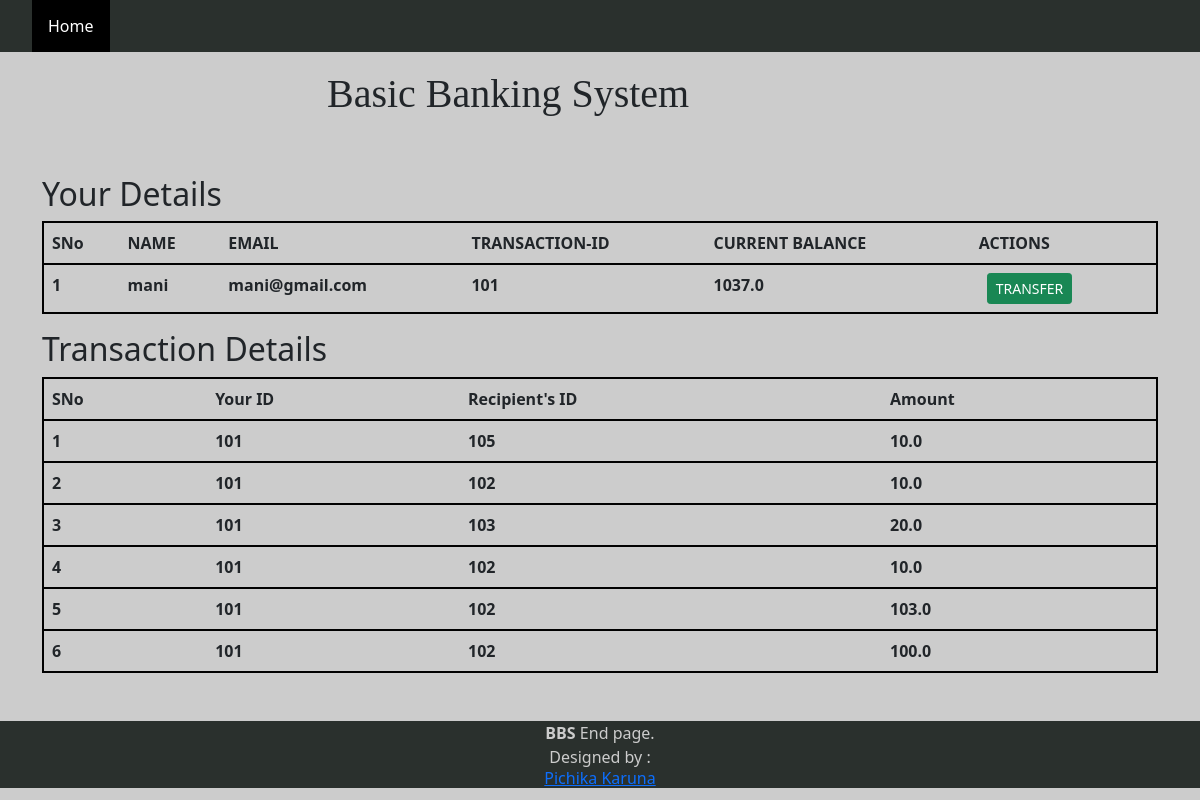
Page /history/1 on the committed database.
### tables this page shows
CREATE TABLE customers
                 (sno INTEGER ,name TEXT ,email TEXT UNIQUE,transactionid INTEGER   PRIMARY KEY ,current REAL);

CREATE TABLE transferhistorys
                 (yourid INTEGER  , othersid INTEGER , amount real);

### bank.py (the view)
@app.route('/history/<int:sno>')
def thistory(sno):
    conn = sqlite3.connect('bankdatabase.db')
    conn.row_factory = sqlite3.Row
    c = conn.cursor()
    c.execute("SELECT * FROM customers WHERE sno=" + str(sno))
    cust = c.fetchall()
    c.execute(
        " SELECT * FROM transferhistorys WHERE yourid in (SELECT transactionid FROM customers WHERE sno= " + str(sno)+")")
    hist = c.fetchall()
    conn.commit()
    conn.close()
    return render_template('history.html', cust=cust, hist=hist)

### templates/history.html
{% extends 'base.html' %}
{% block body %}
<div class="container my-5" style="padding-top: 1px;">
  <table class="table">
    <thead>
      <h2>Your Details</h2>
      <tr style="border: 2px solid black;">
        <th scope="col">SNo</th>
        <th scope="col">NAME</th>
        <th scope="col">EMAIL</th>
        <th scope="col">TRANSACTION-ID</th>
        <th scope="col">CURRENT BALANCE</th>
        <th scope="col">ACTIONS</th>
      </tr>
    </thead>
    <tbody>
      {% for details in cust %}
      <tr style="border: 2px solid black;">
        <th scope="row">{{loop.index}}</th>
        <td><b>{{details["name"]}}</b></td>
        <td><b>{{details["email"]}}</b></td>
        <td><b>{{details["transactionid"]}}</b></td>
        <td><b>{{details["current"]}}</b></td>
        <td>
          <a href="/inputinfo/{{details['sno']}}" type="button" class="btn btn-success btn-sm mx-2">TRANSFER</button>
        </td>
      </tr>
      {% endfor %}
    </tbody>
  </table>
  {% if hist|length==0 %}
  <div class="alert alert-danger" role="alert">
    <b> No Transaction Made :)</b>
  </div>
  {% else %}
  <table class="table" style="padding-top: 5px;">
    <thead>
      <h2>Transaction Details</h2>
      <tr style="border: 2px solid black;">
        <th scope="col">SNo</th>
        <th scope="col">Your ID</th>
        <th scope="col">Recipient's ID</th>
        <th scope="col">Amount</th>
      </tr>
    </thead>
    <tbody>
      {% for details in hist %}
      <tr style="border: 2px solid black;">
        <th scope="row">{{loop.index}}</th>
        <td><b>{{details["yourid"]}}</b></td>
        <td><b>{{details["othersid"]}}</b></td>
        <td><b>{{details["amount"]}}</b></td>
      </tr>
      {% endfor %}
    </tbody>
  </table>
  {% endif %}
</div>
{% endblock body %}

### templates/base.html (style rules this page uses)
* { margin: 0; padding: 0; scrollbar-width: thin; }
body { background-image: url("https://c4.wallpaperflare.com/wallpaper/483/576/977/abstract-hexagon-simple-minimalism-wallpaper-preview.jpg"); background-size: cover; background-attachment: fixed; background-color: #cccccc; padding: 0; margin: 0; }

### rows in the picture
customers: name "mani", email "mani@gmail.com", transactionid "101", current "1037.0"
transferhistorys: yourid "101", othersid "105", amount "10.0"
transferhistorys: yourid "101", othersid "102", amount "10.0"
transferhistorys: yourid "101", othersid "103", amount "20.0"
transferhistorys: yourid "101", othersid "102", amount "10.0"
transferhistorys: yourid "101", othersid "102", amount "103.0"
transferhistorys: yourid "101", othersid "102", amount "100.0"
